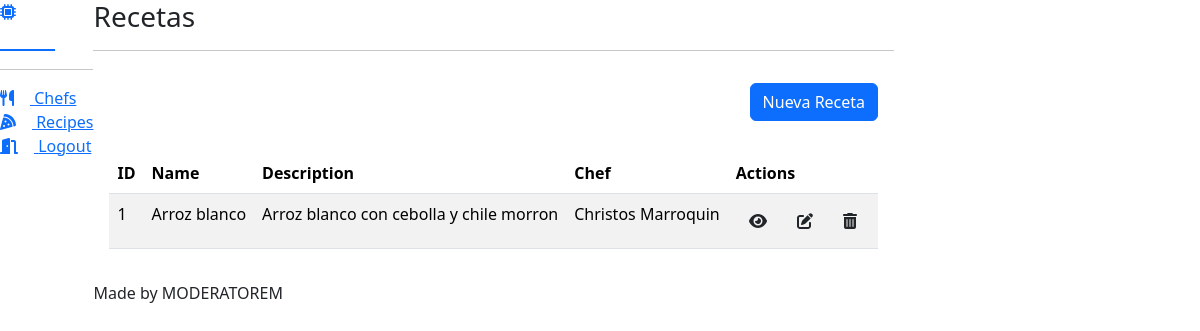
Page /recipes/ (signed in) on the committed database.
### apps/recipes/models.py (models this page shows, shortened)
class Recipe(Base):
    name = models.CharField("Name", max_length=30, blank=False, null=False)
    description = models.TextField(
        "Description", blank=False, null=False
    )
    instructions = models.TextField(
        "Instructions", blank=False, null=False
    )
    chef = models.ForeignKey(Chef, on_delete=models.CASCADE, blank=False, null=False)
    class Meta:
        verbose_name = "Recipe"
        verbose_name_plural = "Recipes"

### apps/chefs/models.py (models this page shows)
class Chef(Base):
    name = models.CharField("Name", max_length=30, blank=False, null=False)
    last_name = models.CharField("Last name", max_length=30, blank=False, null=False)
    class Meta:
        verbose_name = "Chef"
        verbose_name_plural = "Chefs"
    def __str__(self) -> str:
        return f"{self.name} {self.last_name}"

### apps/recipes/views.py (the view)
# urls.py: path("", login_required(views.ListView.as_view()), name="index"),
class ListView(generic.ListView):
    template_name = "recipes/index.html"
    context_object_name = "recipes"
    model = Recipe
    queryset = model.objects.all()

### templates/recipes/index.html (shortened to what this page needs)
{% extends "index.html" %}
{% block body %}
<div class="d-flex justify-content-end align-items-center">
  <div class="col-12 text-end p-3">
    <button class="btn btn-primary" onclick="openModal('#modal_recipe', '{% url 'recipes:create' %}')">Nueva Receta</button>
  </div>
</div>
{% if recipes %}
<div class="d-flex justify-content-center">
  <div class="col-12 p-3">
    <table class="table patientsHeadClass table-striped">
      <thead>
        <tr>
          <th>ID</th>
          <th>Name</th>
          <th>Description</th>
          <th>Chef</th>
          <th>Actions</th>
        </tr>
      </thead>
      <tbody>
        {% for recipe in recipes %}
        <tr>
          <td>{{recipe.id}}</td>
          <td>{{recipe.name}}</td>
          <td>{{recipe.description}}</td>
          <td>{{recipe.chef}}</td>
          <td>
            <button class="btn" onclick="openModal('#modal_recipe', '{% url 'recipes:show' recipe.id %}')">
              <i class="fa-solid fa-eye"></i>
            </button>
            <button class="btn" onclick="openModal('#modal_recipe', '{% url 'recipes:update' recipe.id %}')">
              <i class="fa-solid fa-pen-to-square"></i>
            </button>
            <button class="btn" onclick="openModal('#modal_recipe', '{% url 'recipes:delete' recipe.id %}')">
              <i class="fa-solid fa-trash-can"></i>
            </button>
          </td>
        </tr>
        {% endfor %}
      </tbody>
    </table>
  </div>
</div>
{% else %}
<h1>No existen recetas</h1>
{% endif %}
{% endblock body %}

### rows in the picture
Recipe: id "1", name "Arroz blanco", description "Arroz blanco con cebolla y chile morron", chef "Christos Marroquin"
